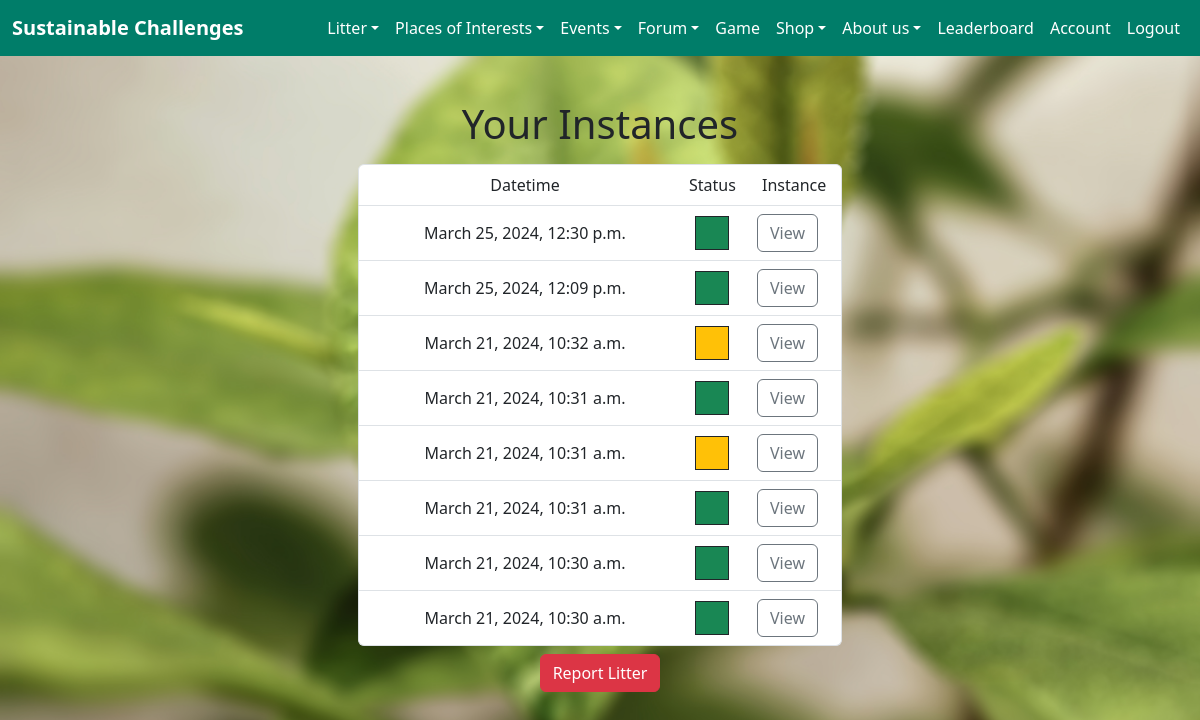
/litter/your-instances/ (signed in), run on the app's committed database.
### litter/models.py (models this page shows, shortened)
class LitterInstance(models.Model):
    user = models.ForeignKey(User, on_delete=models.CASCADE, verbose_name="User")
    lat = models.DecimalField("Latitude", default=0, decimal_places=7, max_digits=10)
    lon = models.DecimalField("Longitude", default=0, decimal_places=7, max_digits=10)
    img = models.ImageField("Image", null=True, blank=True, upload_to='images/litter/')
    datetime = models.DateTimeField("Date submitted")
    approved = models.IntegerField("Approval status", default=0)

### litter/views.py (the view)
# urls.py: path("your-instances/", views.your_instances, name="your instances"),
@login_required
def your_instances(request: HttpRequest) -> HttpResponse:
    instance_list = LitterInstance.objects.filter(user_id=request.user.id).order_by("-datetime")
    return render(request, "litter/your-instances.html", {"instance_list": instance_list, 'is_staff': request.user.is_staff})

### litter/templates/litter/your-instances.html
{%  extends "base.html" %}
{% block content %}
{% if instance_list %}
    <div class="row">
        <div class="col col-sm-12 text-center "><h1>Your Instances</h1></div>
    </div>
    <div class="row justify-content-md-center">
        <ul class="col col-sm-12 list-group p-2 col-lg-5">
            <li class="list-group-item">
                <div class="container-fluid">
                    <div class="row">
                        <div class="col col-sm-9 col-md-8 text-center">Datetime</div>
                        <div class="col col-sm-2 col-md-2 text-center">Status</div>
                        <div class="col col-sm-1 col-md-2 text-center">Instance</div>
                    </div>
                </div>
            </li>
            {% for instance in instance_list %}
                <li class="list-group-item">
                    <div class="container-fluid">
                        <div class="row">
                            <div class="col col-sm-9 col-md-8 text-center d-flex align-items-center justify-content-center">{{instance.datetime}}</div>
                            <div class="col col-sm-2 col-md-2 text-center d-flex align-items-center justify-content-center">
                                {% if instance.approved == 0 %}
                                    <span class="border border-dark py-3 px-3 bg-warning"></span>
                                {% elif instance.approved == 1 %}
                                    <span class="border border-dark py-3 px-3 bg-success"></span>
                                {% elif instance.approved == 2 %}
                                    <span class="border border-dark py-3 px-3 bg-danger"></span>
                                {% endif %}
                            </div>
                            <div class="col col-sm-1 col-md-2 text-center d-flex align-items-center justify-content-center"><a role="button" class="btn btn-outline-secondary" href="{% url 'litter:instance' instance.id %}">View</a></div>
                        </div>
                    </div>
                </li>
            {% endfor %}
        </ul>
    </div>
{% else %}
    <p>No instances are available.</p>
{% endif %}
<div class="row">
    <div class="col col-sm-12 text-center d-column">
        <a role="button" class="btn btn-danger" href="{% url 'litter:report' %}">Report Litter</a>
    </div>
</div>
{% endblock %}

### home/static/style.css (style rules this page uses)
body { background-image: url(./melanfolia-HSr_FUzDH2w-unsplash-blur.jpg); width: 100%; height: 100%; background-size: cover; background-repeat: no-repeat; background-attachment: fixed; position: absolute; background-position-y: center; background-position-x: center; }

### data on the page
LitterInstance: datetime "March 25, 2024, 12:30 p.m.", approved 1 (drawn)
LitterInstance: datetime "March 25, 2024, 12:09 p.m.", approved 1 (drawn)
LitterInstance: datetime "March 21, 2024, 10:32 a.m.", approved 0 (drawn)
LitterInstance: datetime "March 21, 2024, 10:31 a.m.", approved 1 (drawn)
LitterInstance: datetime "March 21, 2024, 10:31 a.m.", approved 0 (drawn)
LitterInstance: datetime "March 21, 2024, 10:31 a.m.", approved 1 (drawn)
LitterInstance: datetime "March 21, 2024, 10:30 a.m.", approved 1 (drawn)
LitterInstance: datetime "March 21, 2024, 10:30 a.m.", approved 1 (drawn)
